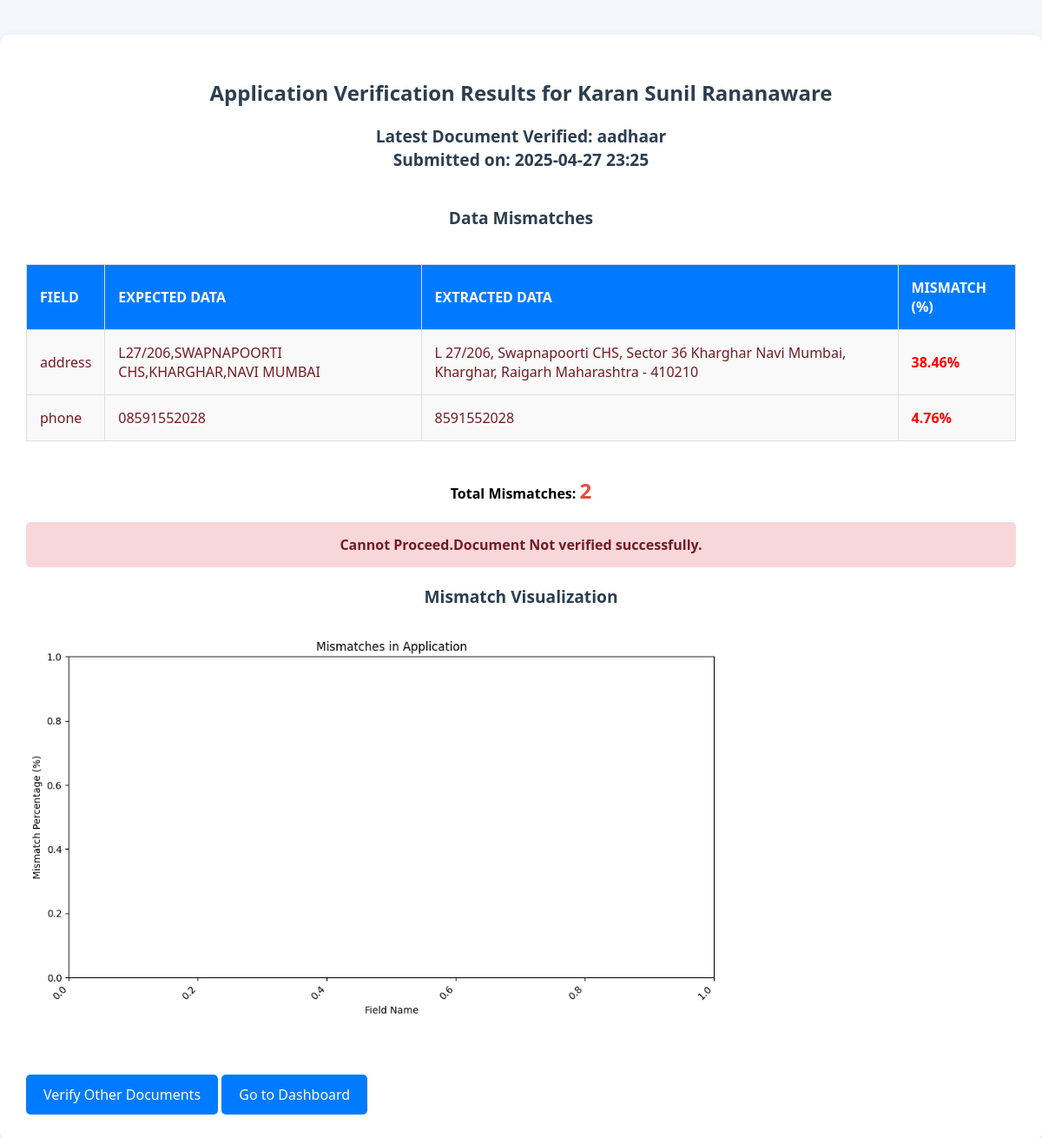
Page /results/1/ (signed in) on the committed database.
### rac_idp/models.py (models this page shows, shortened)
class Applicant(models.Model):
    user = models.OneToOneField(User, on_delete=models.CASCADE)
    name = models.CharField(max_length=255, null=True, blank=True)
    name_devnagiri = models.CharField(max_length=255, null=True, blank=True)
    date_of_birth = models.DateField(null=True, blank=True)
    phone = models.CharField(max_length=15, null=True, blank=True)
    address = models.TextField(null=True, blank=True)
    caste_category = models.CharField(max_length=10, null=True, blank=True)
    aadhar_number = models.CharField(max_length=12, unique=True, null=True, blank=True)
    state = models.CharField(max_length=100, null=True, blank=True)
    district = models.CharField(max_length=100, null=True, blank=True)
    tehsil_taluka = models.CharField(max_length=100, null=True, blank=True)
    pincode = models.CharField(max_length=10, null=True, blank=True)
    ews_certificate_number = models.CharField(max_length=50, null=True, blank=True)
    ews_issuing_authority = models.CharField(max_length=100, null=True, blank=True)
    ews_date_of_issue = models.DateField(null=True, blank=True)
    ews_validity_period = models.DateField(null=True, blank=True)
    ews_family_income = models.DecimalField(max_digits=10, decimal_places=2, null=True, blank=True)
    ews_family_assets = models.TextField(null=True, blank=True)
    ews_certificate_document = models.FileField(upload_to="documents/ews/", null=True, blank=True)
    caste_certificate_number = models.CharField(max_length=50, null=True, blank=True)
    caste_issuing_authority = models.CharField(max_length=100, null=True, blank=True)
    caste_date_of_issue = models.DateField(null=True, blank=True)
    caste_validity_period = models.DateField(null=True, blank=True)
    caste_certificate_document = models.FileField(upload_to="documents/caste/", null=True, blank=True)
    income_certificate_number = models.CharField(max_length=50, null=True, blank=True)
    income_issuing_authority = models.CharField(max_length=100, null=True, blank=True)
    income_date_of_issue = models.DateField(null=True, blank=True)
    income_validity_period = models.DateField(null=True, blank=True)
    annual_family_income = models.DecimalField(max_digits=10, decimal_places=2, null=True, blank=True)
    income_certificate_document = models.FileField(upload_to="documents/income/", null=True, blank=True)
    university = models.CharField(max_length=255, null=True, blank=True)
    course = models.CharField(max_length=255, null=True, blank=True)
    year_of_passing = models.IntegerField(null=True)
    percentage = models.FloatField(null=True, blank=True)
    marksheet_document = models.FileField(upload_to="documents/marksheet/", null=True, blank=True)
    aadhaar_document = models.FileField(upload_to="documents/aadhaar/", null=True, blank=True)

class ApplicationResult(models.Model):
    DOCUMENT_TYPE_CHOICES = [
        ('aadhaar', 'Aadhaar'),
        ('marksheet', 'Marksheet'),
        ('ews', 'EWS Certificate'),
        ('income', 'Income Certificate'),
        ('caste', 'Caste Certificate'),
    ]
    applicant = models.ForeignKey(Applicant, on_delete=models.CASCADE)
    application_date = models.DateTimeField(auto_now_add=True)
    document_type = models.CharField(max_length=50, choices=DOCUMENT_TYPE_CHOICES)
    extracted_data = models.JSONField(null=True, blank=True)
    expected_json = models.JSONField(null=True, blank=True)
    mismatches = models.JSONField(null=True, blank=True)
    mismatch_percentage = models.FloatField(null=True, blank=True)
    mismatch_plot_path = models.CharField(max_length=255, null=True, blank=True)
    timestamp = models.DateTimeField(auto_now_add=True)

### rac_idp/views.py (the view, shortened to what this page needs)
# urls.py: path("results/<int:applicant_id>/", views.applicant_results, name="applicant_results"),
@login_required
def applicant_results(request, applicant_id):
    applicant = get_object_or_404(Applicant, id=applicant_id, user=request.user)
    application_result = ApplicationResult.objects.filter(applicant_id=applicant_id).order_by('-timestamp').first()
    extracted_data = json.loads(application_result.extracted_data) if application_result.extracted_data else {}
    expected_data = json.loads(application_result.expected_json) if application_result.expected_json else {}
    mismatches = json.loads(application_result.mismatches) if application_result.mismatches else {}
    formatted_mismatches = []
    for field, details in mismatches.get("mismatches", {}).items():
        formatted_mismatches.append({
            "field": field,
            "expected": details.get("Expected", ""),
            "extracted": details.get("Extracted", ""),
            "mismatch_percentage": details.get("Mismatch %", 0),
        })
    mismatch_plot_url = None
    if mismatches:
        mismatch_plot_path = visualize_mismatches(mismatches, applicant.id)
        if mismatch_plot_path:
            mismatch_plot_url = settings.MEDIA_URL + os.path.basename(mismatch_plot_path)
            application_result.mismatch_plot_path = mismatch_plot_url
            application_result.save()
    return render(request, "results.html", {
        "applicant": applicant,
        "application_results": [application_result],  # Use list to keep template logic simple
        "formatted_mismatches": formatted_mismatches,
        "mismatch_plot_path": mismatch_plot_url,
    })

### rac_idp/templates/results.html (shortened to what this page needs)
<!DOCTYPE html>
<html lang="en">
<head>
</head>
<body>
     <div class="container">
        <h2>Application Verification Results for {{ applicant.name }}</h2>
        {% if application_results %}
            <div class="section">
                <h3>Latest Document Verified: {{ application_results.0.document_type }} <br> Submitted on: {{ application_results.0.timestamp|date:"Y-m-d H:i" }}</h3>
            </div>
            <div class="section">
                <h3>Data Mismatches</h3>
                <div class="table-container">
                    <table>
                        <thead>
                            <tr>
                                <th>Field</th>
                                <th>Expected Data</th>
                                <th>Extracted Data</th>
                                <th>Mismatch (%)</th>
                            </tr>
                        </thead>
                        <tbody>
                            {% for mismatch in formatted_mismatches %}
                                <tr class="{% if mismatch.mismatch_percentage > 0 %} mismatched {% else %} matched {% endif %}">
                                    <td>{{ mismatch.field }}</td>
                                    <td>{{ mismatch.expected }}</td>
                                    <td>{{ mismatch.extracted }}</td>
                                    <td>
                                        {% if mismatch.mismatch_percentage > 0 %}
                                            <strong style="color: red;">{{ mismatch.mismatch_percentage }}%</strong>
                                        {% else %}
                                            <strong style="color: green;">0% (Matched)</strong>
                                        {% endif %}
                                    </td>
                                </tr>
                            {% endfor %}
                        </tbody>
                    </table>
                </div>
            </div>
            {% if formatted_mismatches %}
                <div class="mismatch-summary">
                    <p>Total Mismatches: <span>{{ formatted_mismatches|length }}</span></p>
                    <div class="alert">
                        Cannot Proceed.Document Not verified successfully.
                    </div>
                </div>
            {% else %}
                <div class="alert">
                    No mismatches found. All data matched successfully!
                </div>
                <a href="#" class="button">Proceed</a>
            {% endif %}
            <div class="section">
                <h3>Mismatch Visualization</h3>
                {% if mismatch_plot_path %}
                    <img src="{{ mismatch_plot_path }}" alt="Mismatch Chart">
                {% else %}
                    <p style="text-align: center; color: green;">No visualization needed as all data matched.</p>
                {% endif %}
            </div>
        {% else %}
            <div class="alert">
                No verification results found for this applicant.
            </div>
        {% endif %}
        <a href="{% url 'verify_document' applicant.id %}" class="button">Verify Other Documents</a>
        <a href="{% url 'applicant_dashboard'  %}" class="button">Go to Dashboard</a>
    </div>
</body>
</html>

### rac_idp/templates/results.html (style rules this page uses)
body { font-family: 'Segoe UI', Tahoma, Geneva, Verdana, sans-serif; margin: 0; padding: 0; background-color: #f4f7fc; }
.container { max-width: 1200px; margin: 40px auto; background: #ffffff; padding: 30px; border-radius: 10px; box-shadow: 0 4px 12px rgba(0, 0, 0, 0.1); }
h2, h3 { color: #2c3e50; text-align: center; }
h3 { margin-top: 20px; font-size: 1.2rem; }
.section { margin-bottom: 40px; }
.table-container { margin-top: 30px; overflow-x: auto; }
table { width: 100%; border-collapse: collapse; margin-top: 10px; }
th, td { padding: 15px; text-align: left; border: 1px solid #ddd; font-size: 1rem; }
th { background-color: #007bff; color: white; text-transform: uppercase; }
td { background-color: #f9f9f9; }
.mismatched { background-color: #f8d7da; color: #721c24; }
.mismatch-summary { margin-top: 30px; text-align: center; font-weight: bold; }
.mismatch-summary span { font-size: 1.5rem; color: #e74c3c; }
.button { display: inline-block; padding: 12px 20px; margin-top: 20px; background-color: #007bff; color: white; text-decoration: none; border-radius: 5px; text-align: center; font-size: 1rem; }
img { width: 100%; max-width: 800px; margin-top: 30px; display: block; border-radius: 8px; }
.alert { background-color: #f8d7da; color: #721c24; padding: 15px; border-radius: 5px; text-align: center; margin-top: 20px; }

### rows in the picture
Applicant: name "Karan Sunil Rananaware"
ApplicationResult: document_type "aadhaar", timestamp "2025-04-27 23:25", mismatch_plot_path (picture)

### other values in the picture
{{ mismatch.field }} "address" "phone"
{{ mismatch.expected }} "L27/206,SWAPNAPOORTI CHS,KHARGHAR,NAVI MUMBAI" "08591552028"
{{ mismatch.extracted }} "L 27/206, Swapnapoorti CHS, Sector 36 Kharghar Navi Mumbai, Kharghar, Raigarh Maharashtra - 410210" "8591552028"
{{ mismatch.mismatch_percentage }} "38.46" "4.76"
